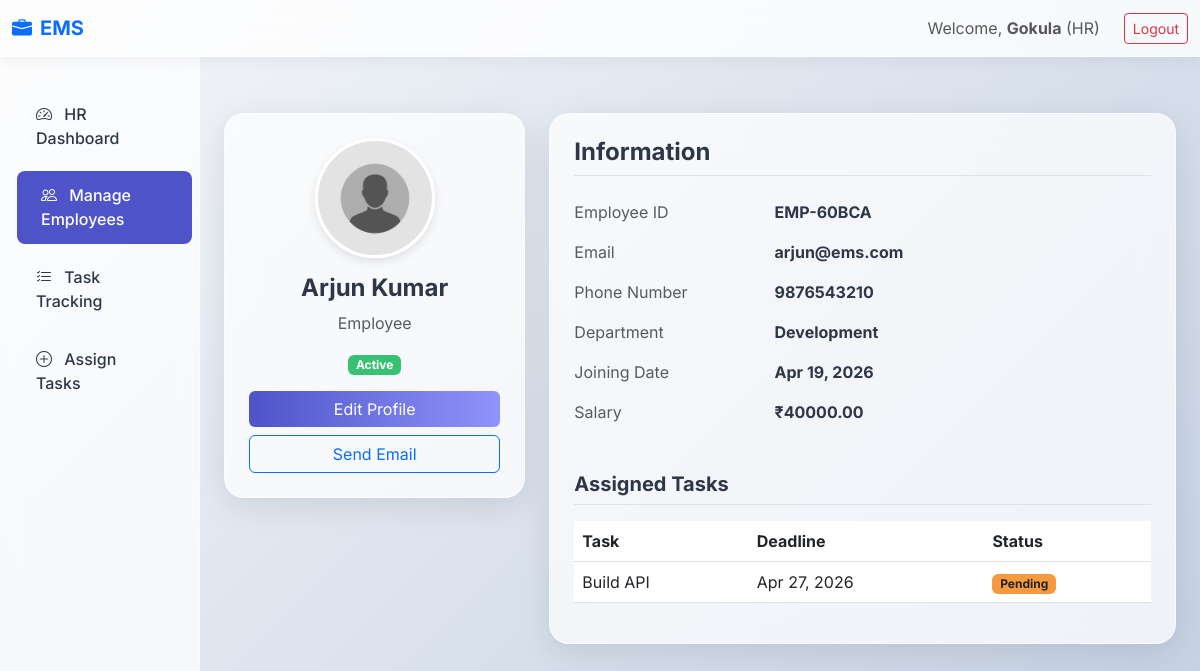
Page /employees/1/ (signed in) on the earlier database version.
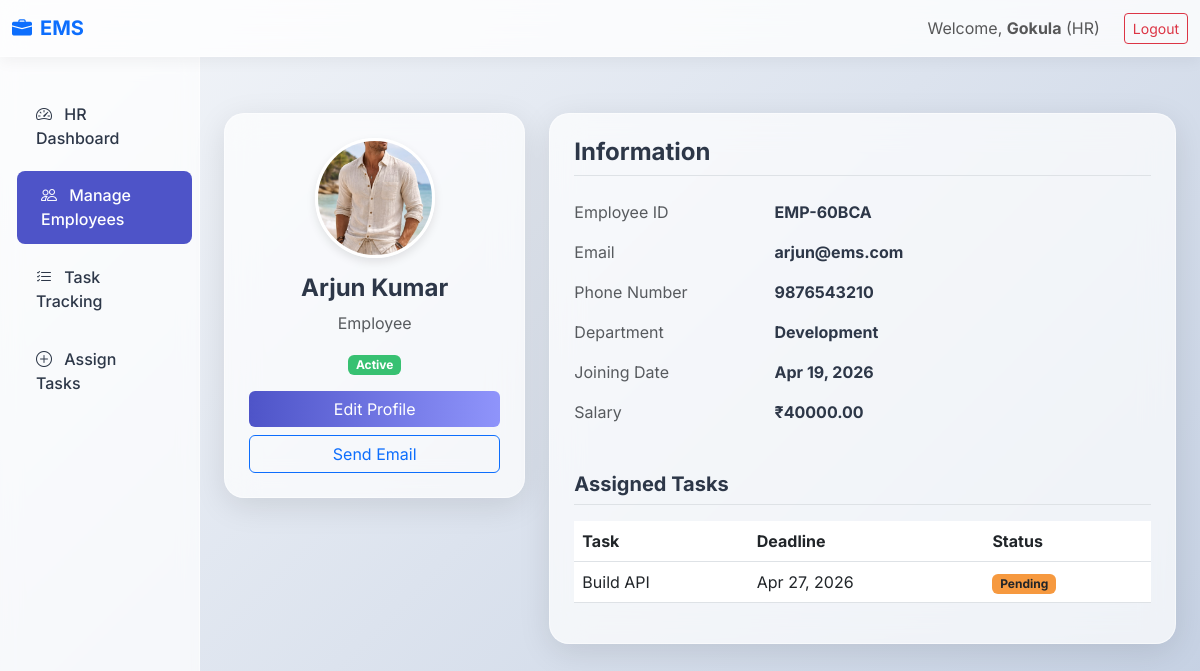
Same page on the later database version.
### core/models.py (models this page shows, shortened)
class Employee(models.Model):
    STATUS_CHOICES = (
        ('Active', 'Active'),
        ('Inactive', 'Inactive'),
    )
    user = models.OneToOneField(User, on_delete=models.CASCADE, related_name='employee_profile')
    employee_id = models.CharField(max_length=20, unique=True, blank=True)
    phone_number = models.CharField(max_length=15)
    department = models.ForeignKey(Department, on_delete=models.SET_NULL, null=True, blank=True)
    salary = models.DecimalField(max_digits=10, decimal_places=2, default=0)
    joining_date = models.DateField(auto_now_add=True)
    status = models.CharField(max_length=10, choices=STATUS_CHOICES, default='Active')
    profile_image = models.ImageField(upload_to='profiles/',blank=True,null=True)

class User(AbstractUser):
    ROLE_CHOICES = (
        ('Admin', 'Admin'),
        ('HR', 'HR'),
        ('Employee', 'Employee'),
    )
    role = models.CharField(max_length=15, choices=ROLE_CHOICES, default='Employee')

class Department(models.Model):
    name = models.CharField(max_length=100)
    description = models.TextField(blank=True)

### core/views.py (the view)
# urls.py: path('employees/<int:pk>/', views.employee_detail, name='employee_detail'),
@login_required
def employee_detail(request, pk):
    employee = get_object_or_404(Employee, pk=pk)
    if request.user.role == 'Employee' and request.user != employee.user:
        messages.error(request, "You can only view your own profile.")
        return redirect('employee_dashboard')
    return render(request, 'core/employee_detail.html', {'employee': employee})

### templates/core/employee_detail.html (shortened to what the changed rows need)
{% extends 'base.html' %}
{% block content %}
<div class="row mt-4">
    <div class="col-md-4 mb-4">
        <div class="glass-card text-center p-4">
            {% load static %}
            {% if employee.profile_image %}
                <img src="{{ employee.profile_image.url }}" alt="Profile" class="profile-img-lg mb-3">
            {% else %}
                <img src="{% static 'images/default_avatar.png' %}" alt="Profile" class="profile-img-lg mb-3">
            {% endif %}
            <h4 class="fw-bold">{{ employee.user.first_name }} {{ employee.user.last_name }}</h4>
            <p class="text-muted">{{ employee.user.role }}</p>
            {% if employee.status == 'Active' %}
                <span class="badge bg-success mb-3">Active</span>
            {% else %}
                <span class="badge bg-danger mb-3">Inactive</span>
            {% endif %}
            <div class="d-grid gap-2">
                {% if user.role in 'Admin,HR' %}
                <a href="{% url 'edit_employee' employee.pk %}" class="btn btn-primary">Edit Profile</a>
                {% endif %}
                <a href="mailto:{{ employee.user.email }}" class="btn btn-outline-primary">Send Email</a>
            </div>
        </div>
    </div>
    <div class="col-md-8">
        <div class="glass-card p-4 h-100">
            <div class="row mb-3">
                <div class="col-sm-4 text-muted">Employee ID</div>
                <div class="col-sm-8 fw-bold">{{ employee.employee_id }}</div>
            </div>
            <div class="row mb-3">
                <div class="col-sm-4 text-muted">Email</div>
                <div class="col-sm-8 fw-bold">{{ employee.user.email }}</div>
            </div>
            <div class="row mb-3">
                <div class="col-sm-4 text-muted">Phone Number</div>
                <div class="col-sm-8 fw-bold">{{ employee.phone_number }}</div>
            </div>
            <div class="row mb-3">
                <div class="col-sm-4 text-muted">Department</div>
                <div class="col-sm-8 fw-bold">{{ employee.department.name|default:"Not Assigned" }}</div>
            </div>
            <div class="row mb-3">
                <div class="col-sm-4 text-muted">Joining Date</div>
                <div class="col-sm-8 fw-bold">{{ employee.joining_date|date:"M d, Y" }}</div>
            </div>
            {% if user.role in 'Admin,HR' or user == employee.user %}
            <div class="row mb-3">
                <div class="col-sm-4 text-muted">Salary</div>
                <div class="col-sm-8 fw-bold">₹{{ employee.salary }}</div>
            </div>
            {% endif %}
            <div class="table-responsive">
                <table class="table table-hover">
                    <thead>
                        <tr>
                            <th>Task</th>
                            <th>Deadline</th>
                            <th>Status</th>
                        </tr>
                    </thead>
                </table>
            </div>
        </div>
    </div>
</div>
{% endblock %}

Differences in the rows shown:
changed Employee "EMP-60BCA": profile_image: picture added in place of a placeholder
